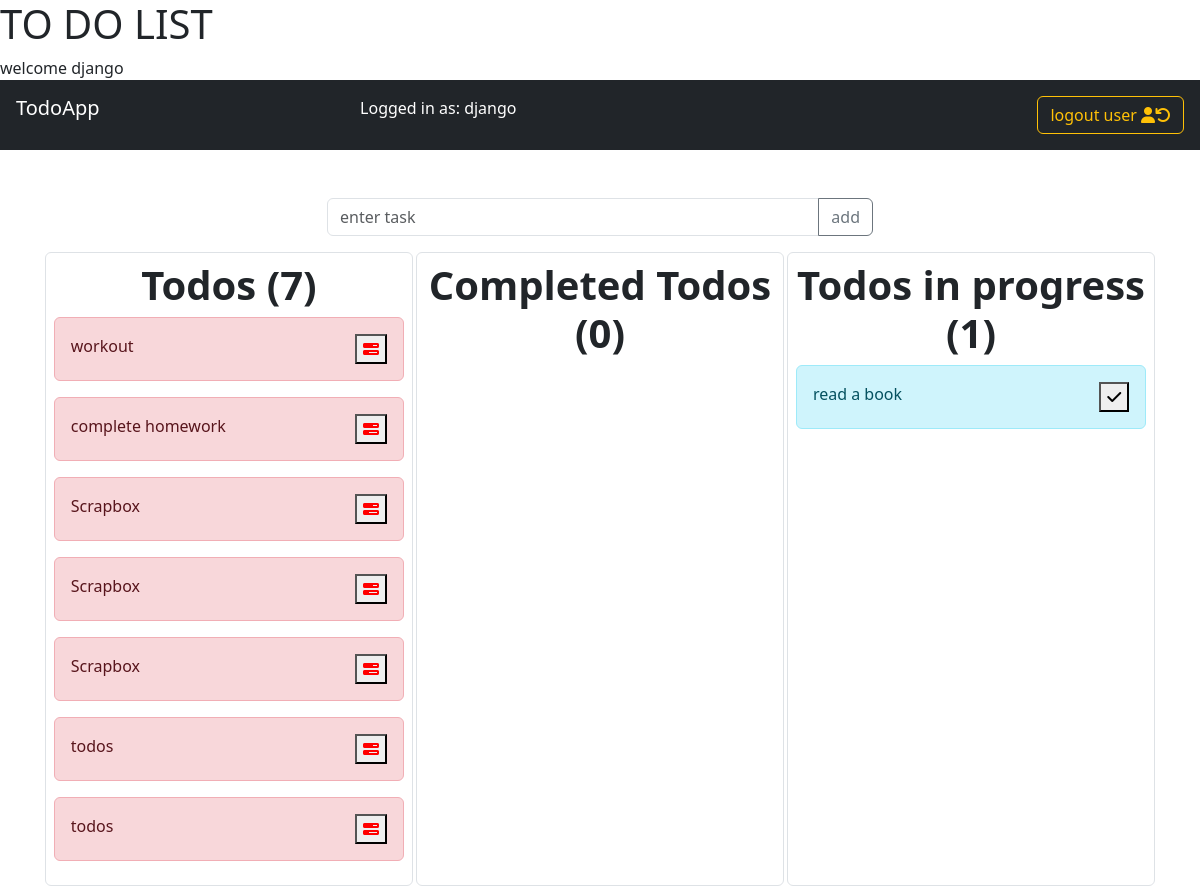
Screenshot of /index (signed in) with the database file from the repository.
### todoapp/models.py (models this page shows)
class Todos(models.Model):
    name=models.CharField(max_length=200)
    options=(
        ("todo","todo"),
        ("inprogreass","inprogreass"),
        ("completed","completed")
    )
    status=models.CharField(max_length=200,choices=options,default="todo")
    user=models.ForeignKey(User,on_delete=models.CASCADE)
    def __str__(self):
        return self.name

### todoapp/views.py (the view, shortened to what this page needs)
# urls.py: path('index',views.IndexView.as_view(),name="index"),
@method_decorator(signin_required,name="dispatch")
class IndexView(View):
   def get(self,request,*args,**kwargs):
      form=TodoForm()
      qs=Todos.objects.filter(user=request.user)
      pending_count=Todos.objects.filter(status="todo",user=request.user).count()
      inprogress_count=Todos.objects.filter(status="inprogress",user=request.user).count()
      finished_count=Todos.objects.filter(status="completed",user=request.user).count()
      print(finished_count)
      return render(request,"index.html",{"form":form,"data":qs,
                                          "finished":finished_count,
                                          "pending":pending_count,
                                          "inprogress":inprogress_count})

### todoapp/forms.py
class TodoForm(forms.ModelForm):
    class Meta:
        model=Todos
        fields=["name"]

### todoapp/views.py (called while the page is built)
def signin_required(fn):
   def wrapper(request,*args,**kwargs):
      if not request.user.is_authenticated:
         return redirect("signin")
      else:
         return fn(request,*args,**kwargs)
   return wrapper

### todoapp/templates/index.html (shortened to what this page needs)
<!DOCTYPE html>
<html lang="en">
<head>
    <link href="https://cdn.jsdelivr.net/npm/bootstrap@5.3.2/dist/css/bootstrap.min.css" rel="stylesheet">
    <link rel="stylesheet" href="https://cdnjs.cloudflare.com/ajax/libs/font-awesome/6.5.0/css/all.min.css" />
</head>
<body>
    <h1>TO DO LIST</h1>
    welcome
    {{request.user}}
    <nav class="bg-dark text-white d-flex p-3 mb-5">
    <h5>TodoApp</h5>
    <span class="mx-auto">Logged in as: {{request.user}}</span>
    <a href="{%url 'signout'%}" class="ms-auto btn btn-outline-warning">logout user <i class="fa-solid fa-user"></i><i class="fa-solid fa-arrow-rotate-left"></i></a>
</nav>
    <div class="container">
       <div class="row">
        <div class="col-3"></div>
        <div class="col-6">
            <form action="" method="post">
                <div class="input-group mb-3">
                    <input type="text" name="name" class="form-control" placeholder="enter task" aria-label="Recipient's username" aria-describedby="button-addon2">
                    <button class="btn btn-outline-secondary" type="submit" id="button-addon2">add</button>
                  </div>
            </form>
        </div>
        <div class="col-3"></div>
       </div>
    </div>
<div class="container">
    <div class="section d-flex justify-content-evenly">
        <div class="card border p-2" style="width:33%;">
            <h1 class="text-center"><strong>Todos ({{pending}})</strong> </h1>
          {%for todo in data%}
             {%if todo.status == 'todo'%}
             <div class="alert alert-danger d-flex" role="alert">
             <div>                {{todo}} </div>
             <div class="ms-auto">  <a href="{%url 'todo-change' todo.id%}?status=inprogress"><button><i class="fa-solid fa-bars-progress fa-flip" style="color: #ff0000;"></i></button></a>
             </div>
              </div>
             {%endif%}
          {%endfor%}
        </div>
        <div class="card border p-2" style="width:33%;">
            <h1 class="text-center"><strong>Completed Todos ({{finished}})</strong></h1>
        </div>
        <div class="card border p-2" style="width:33%;">
            <h1 class="text-center "><strong>Todos in progress ({{inprogress}})</strong></h1>
            {%for todo in data%}
               {%if todo.status == 'inprogress'%}
               <div class="alert alert-info d-flex" role="alert">
                <div>  {{todo.name}} </div>
                <div class="ms-auto">  <a href="{%url 'todo-change' todo.id%}?status=completed"><button> <i class="fa-solid fa-check fa-beat"></i></button></a>
                </div>
                </div>
               {%endif%}
            {%endfor%}
        </div>
    </div>
</div>
</body>
</html>

### todoapp/templates/index.html (style rules this page uses)
.card { width:30%; }

### rows the page displays
Todos: name "workout"
Todos: name "complete homework"
Todos: name "Scrapbox"
Todos: name "Scrapbox"
Todos: name "Scrapbox"
Todos: name "todos"
Todos: name "todos"
Todos: name "read a book"

### other values shown
{{ request.user }} "django"
{{ pending }} "7"
{{ finished }} "0"
{{ inprogress }} "1"
